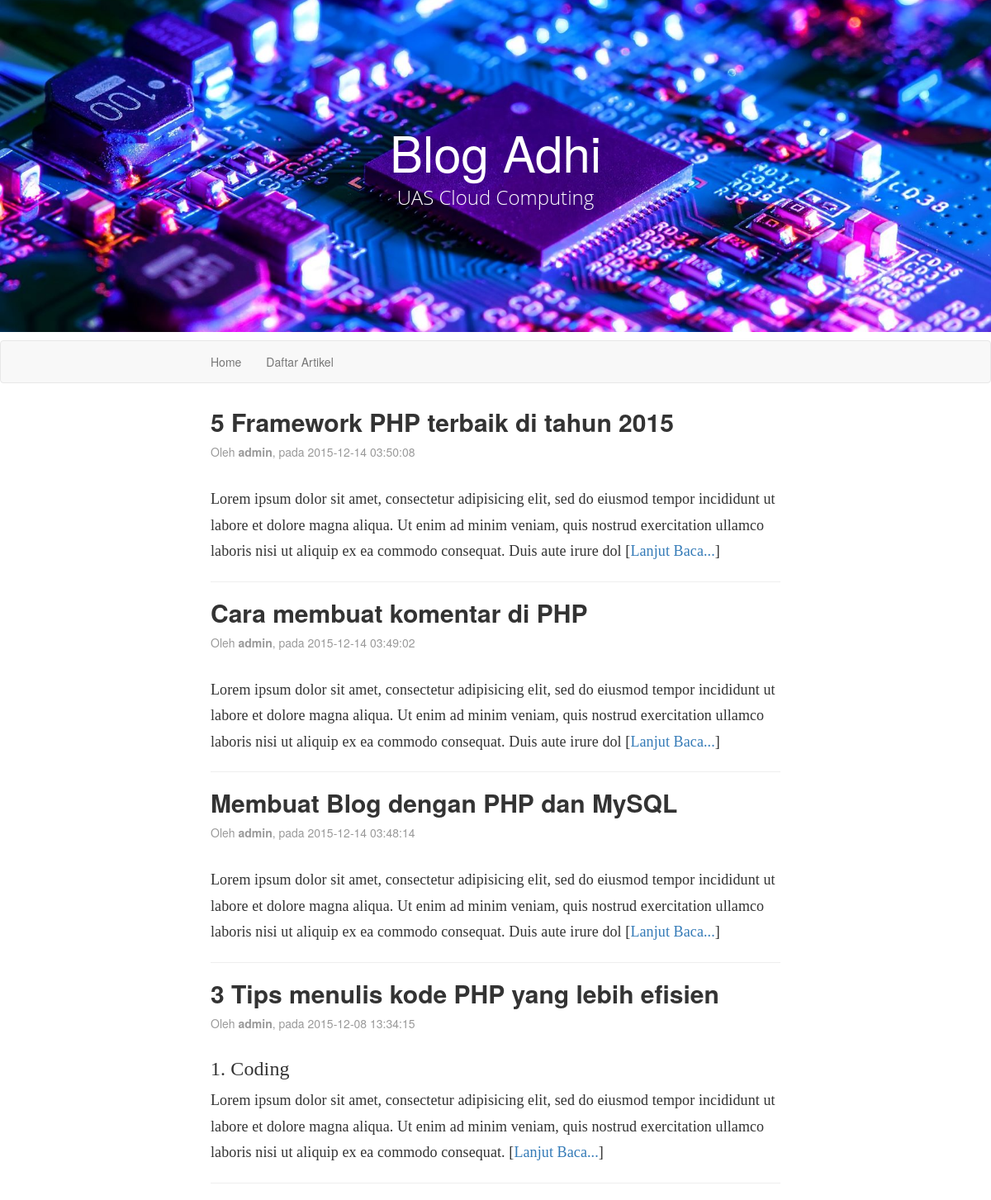
Before: / with the older database file.
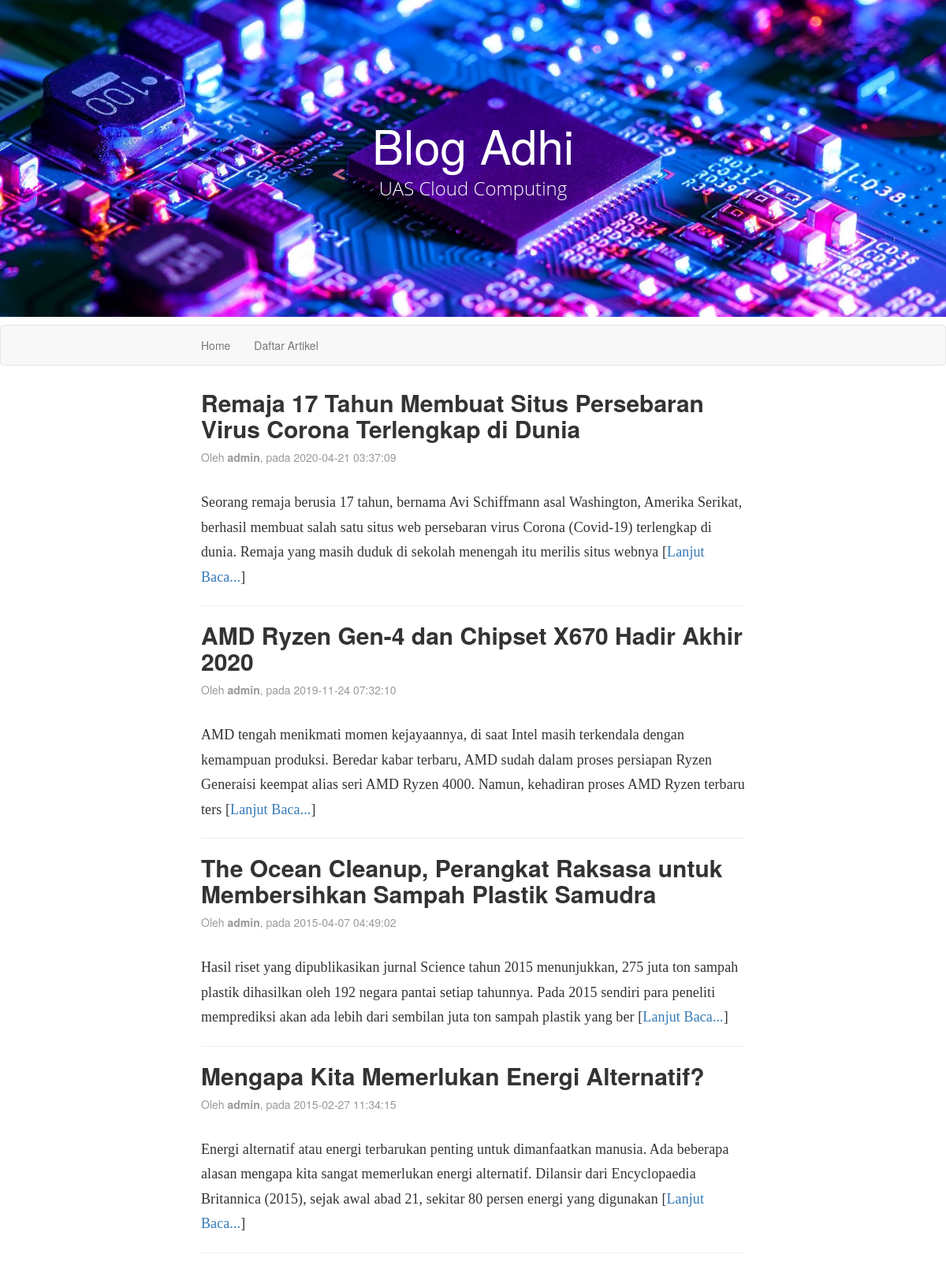
After: the same page with the newer database file.
### tables this page shows
CREATE TABLE `artikel` (
  `id` int(11) NOT NULL,
  `judul` varchar(255) NOT NULL,
  `isi` text NOT NULL,
  `tanggal` timestamp NOT NULL DEFAULT current_timestamp(),
  `penulis` varchar(128) NOT NULL
);

### index.php (the view, shortened to what this page needs)
<?php include("konektor.php"); ?>
<!DOCTYPE html>
<html>
    <head>
        <link rel="stylesheet" href="bootstrap/css/bootstrap.css" />
        <link rel="stylesheet" href="bootstrap/css/style.css" />
        <link rel="stylesheet" href="font-awesome/css/font-awesome.css" />
    </head>
    <body>
        <header>
            <?php include("header.php"); ?>
        </header>
        <nav class="navbar navbar-default"><?php include("menu.php"); ?></nav>
        <article>
            <div class="container wrap">
                <div class="row">
                    <div class="col-md-12">
                        <?php
                            $query = mysqli_query($koneksi, "SELECT * FROM artikel ORDER BY tanggal DESC");
                            while($artikel = mysqli_fetch_array($query)){
                                echo "<div class='artikel-kop'>";
                                echo "<h2><b>".$artikel['judul']."</b></h2>";
                                echo "<p class='artikel-tanggal'>Oleh <b>".$artikel['penulis']."</b>, pada ".$artikel['tanggal']."</p>";
                                echo "</div>";
                                echo "<div class='artikel-isi'>";
                                echo substr($artikel['isi'], 0, 255);
                                echo " [<a href='artikel.php?id=".$artikel['id']."' />Lanjut Baca...</a>]";
                                echo "</div><hr/>";
                            }
                        ?>
                    </div>
                </div>
            </div>
        </article>
    </body>
</html>

### header.php
<header class="intro-header" style="background-image: url('img/home-bg.jpg')">
       <div class="container">
           <div class="row">
               <div class="col-lg-8 col-lg-offset-2 col-md-10 col-md-offset-1">
                   <div class="site-heading">
                       <h1>Blog Adhi</h1>
                       <span class="subheading">UAS Cloud Computing</span>
                   </div>
               </div>
           </div>
       </div>
   </header>

### menu.php
<div class="container wrap">
    <div class="row">
        <div class="col-md-16">
            <ol class="nav navbar-nav">
                <li><a href="index.php">Home</a></li>
                <li><a href="login.php">Daftar Artikel</a></li>
            </ol>
        </div>
    </div>
</div>

Changed rows visible on the page:
changed artikel: judul "Membuat Blog dengan PHP dan MySQL" → "Remaja 17 Tahun Membuat Situs Persebaran Virus Corona Terlengkap di Dunia"; tanggal "2015-12-14 03:48:14" → "2020-04-21 03:37:09"; isi "Lorem ipsum dolor sit amet, consectetur adipisicing elit, sed do eiusmod tempor incididunt ut labore et dolore magna aliqua. Ut enim ad minim veniam, quis nostrud exercitation ullamco laboris nisi ut aliquip ex ea commodo consequat. Duis aute irure dol" → "Seorang remaja berusia 17 tahun, bernama Avi Schiffmann asal Washington, Amerika Serikat, berhasil membuat salah satu situs web persebaran virus Corona (Covid-19) terlengkap di dunia. Remaja yang masih duduk di sekolah menengah itu merilis situs webnya"; moves up the list
changed artikel: judul "5 Framework PHP terbaik di tahun 2015" → "AMD Ryzen Gen-4 dan Chipset X670 Hadir Akhir 2020"; tanggal "2015-12-14 03:50:08" → "2019-11-24 07:32:10"; isi "Lorem ipsum dolor sit amet, consectetur adipisicing elit, sed do eiusmod tempor incididunt ut labore et dolore magna aliqua. Ut enim ad minim veniam, quis nostrud exercitation ullamco laboris nisi ut aliquip ex ea commodo consequat. Duis aute irure dol" → "AMD tengah menikmati momen kejayaannya, di saat Intel masih terkendala dengan kemampuan produksi. Beredar kabar terbaru, AMD sudah dalam proses persiapan Ryzen Generaisi keempat alias seri AMD Ryzen 4000. Namun, kehadiran proses AMD Ryzen terbaru ters"
changed artikel: judul "Cara membuat komentar di PHP" → "The Ocean Cleanup, Perangkat Raksasa untuk Membersihkan Sampah Plastik Samudra"; tanggal "2015-12-14 03:49:02" → "2015-04-07 04:49:02"; isi "Lorem ipsum dolor sit amet, consectetur adipisicing elit, sed do eiusmod tempor incididunt ut labore et dolore magna aliqua. Ut enim ad minim veniam, quis nostrud exercitation ullamco laboris nisi ut aliquip ex ea commodo consequat. Duis aute irure dol" → "Hasil riset yang dipublikasikan jurnal Science tahun 2015 menunjukkan, 275 juta ton sampah plastik dihasilkan oleh 192 negara pantai setiap tahunnya. Pada 2015 sendiri para peneliti memprediksi akan ada lebih dari sembilan juta ton sampah plastik yang ber"
changed artikel: judul "3 Tips menulis kode PHP yang lebih efisien" → "Mengapa Kita Memerlukan Energi Alternatif?"; tanggal "2015-12-08 13:34:15" → "2015-02-27 11:34:15"; isi "1. Coding Lorem ipsum dolor sit amet, consectetur adipisicing elit, sed do eiusmod tempor incididunt ut labore et dolore magna aliqua. Ut enim ad minim veniam, quis nostrud exercitation ullamco laboris nisi ut aliquip ex ea commodo consequat." → "Energi alternatif atau energi terbarukan penting untuk dimanfaatkan manusia. Ada beberapa alasan mengapa kita sangat memerlukan energi alternatif. Dilansir dari Encyclopaedia Britannica (2015), sejak awal abad 21, sekitar 80 persen energi yang digunakan"
